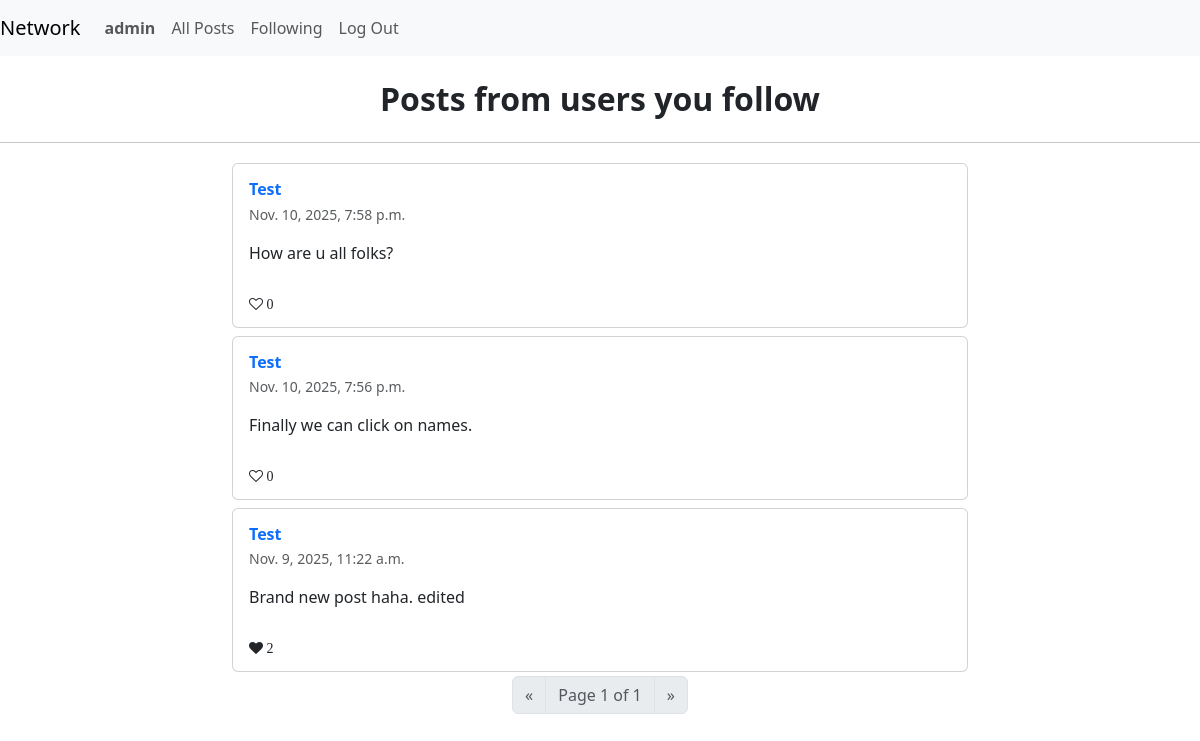
Page /following_page (signed in) on the earlier database version.
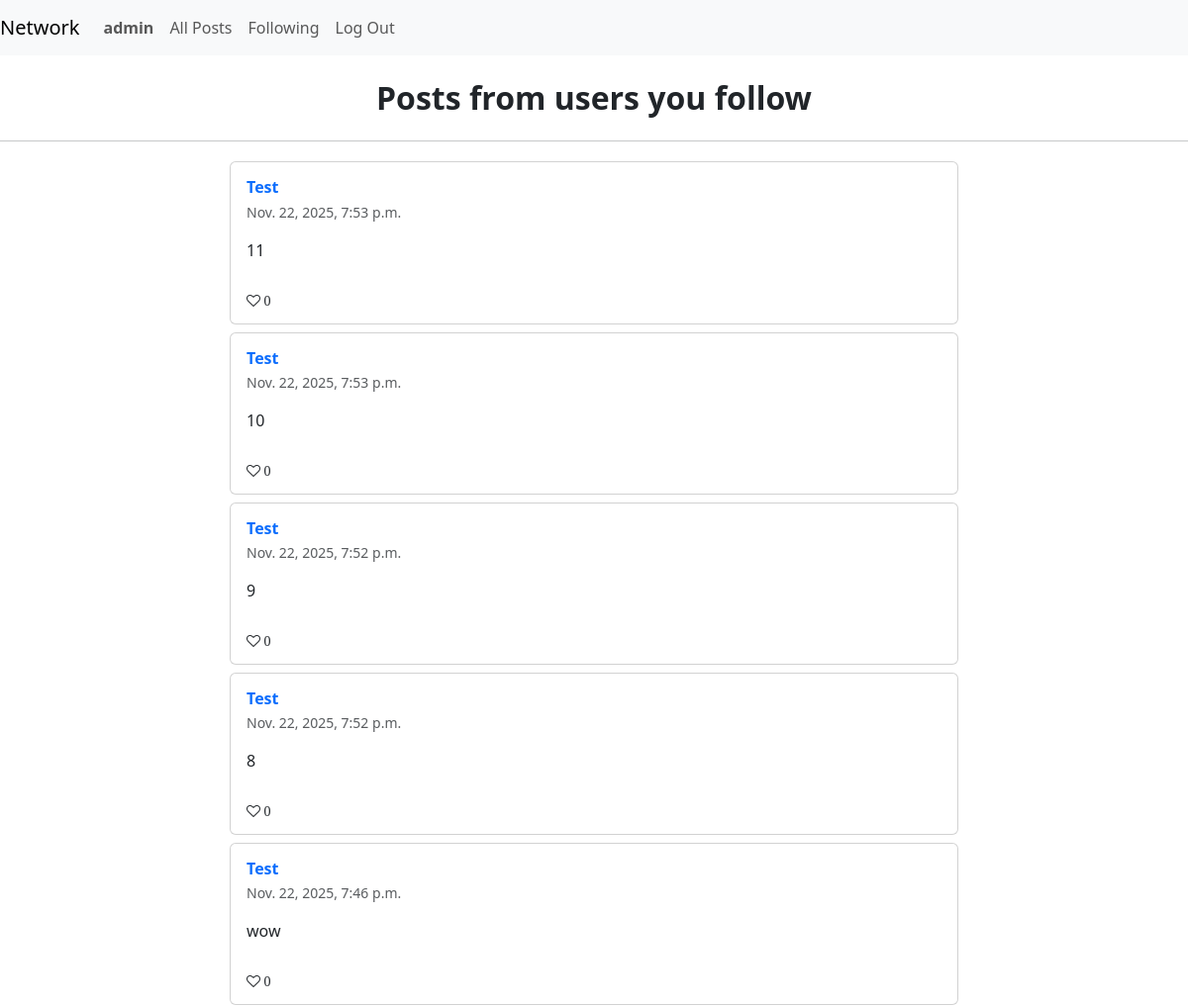
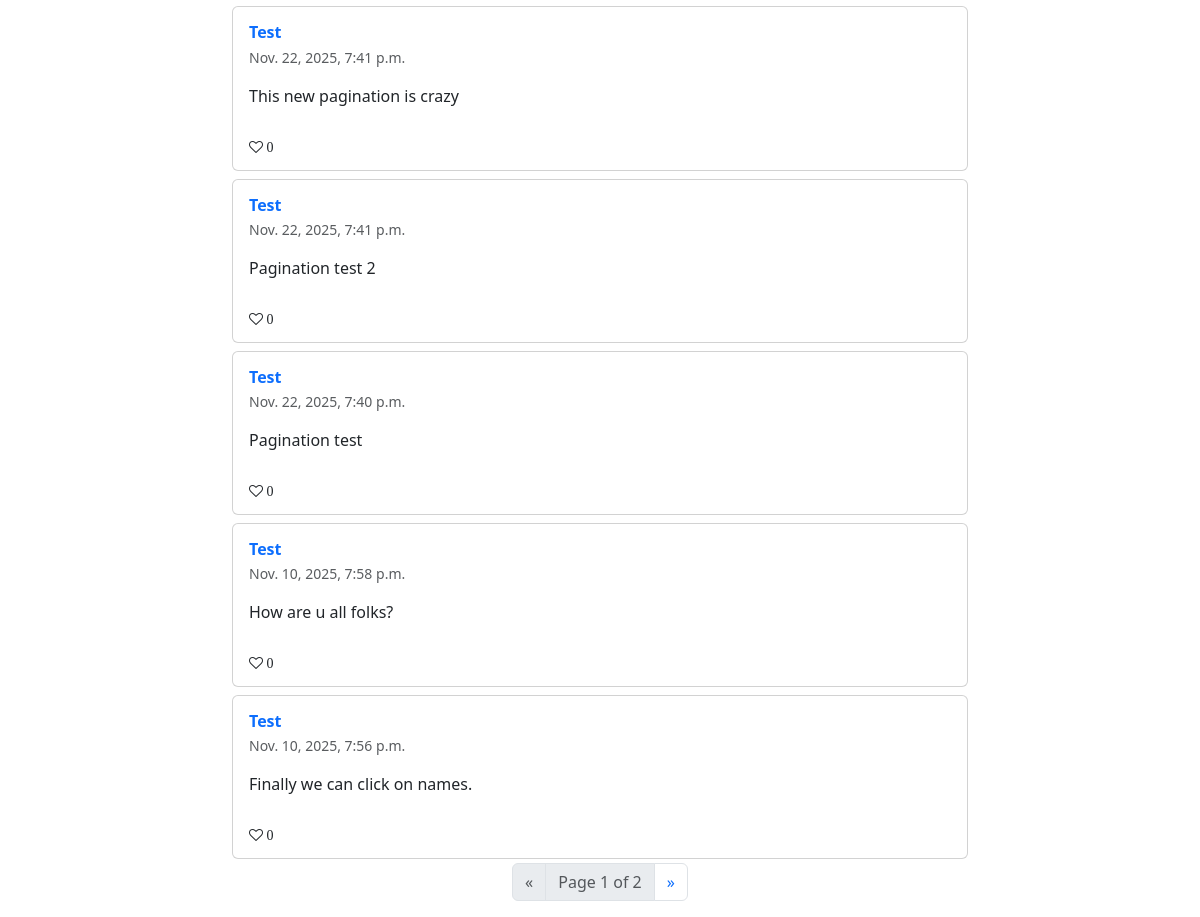
Same page on the later database version (2 pictures, top to bottom).
### network/models.py (models this page shows, shortened)
class Posts(models.Model):
    creator = models.ForeignKey(User, on_delete=models.CASCADE)
    message = models.TextField()
    created_at = models.DateTimeField(auto_now_add=True)
    likes = models.ManyToManyField(User, related_name="liked_posts", blank=True)

class User(AbstractUser):
    pass

### network/views.py (the view)
# urls.py: path("following_page", views.following_page, name="following_page")
def following_page(request):
    followed_users = Follow.objects.filter(follower=request.user).values_list("following", flat=True)
    posts = Posts.objects.filter(creator__in=followed_users).order_by("-created_at")
    paginator = Paginator(posts, 10)
    page_number = request.GET.get('page')
    page_obj = paginator.get_page(page_number)
    return render(request, "network/following.html", {
        "posts": page_obj,
    })

### network/templates/network/following.html (shortened to what this page needs)
{% extends "network/layout.html" %}
{% block body %}
    <div class="text-center my-4">
        <h2 class="fw-bold">Posts from users you follow</h2>
    </div>
    <hr>
    <div id="posts-container">
        {% if posts %}
            {% for post in posts %}
                <div class="container py-1">
                    <div class="row d-flex justify-content-center">
                        <div class="col-md-12 col-lg-10 col-xl-8">
                            <div class="card" data-postid="{{post.id}}">
                                <div class="card-body">
                                    <div class="d-flex flex-start align-items-center">
                                        <div>
                                            <a href="{% url 'profile' post.creator.username %}" style="text-decoration: none;"><h6 class="fw-bold text-primary mb-1">{{post.creator}}</h6></a>
                                            <p class="text-muted small mb-0">
                                            {{post.created_at}}
                                            </p>
                                        </div>
                                    </div>
                                    <p class="mt-3 mb-4 pb-2">
                                        {{post.message}}
                                    </p>
                                    {% if user.is_authenticated %}
                                    <div class="d-flex justify-content-between align-items-center small">
                                        {% if request.user in post.likes.all %}
                                            <i class="fa fa-heart" aria-hidden="true"> {{post.likes.count}}</i>
                                        {% elif not request.user in post.likes.all %}
                                            <i class="fa fa-heart-o" aria-hidden="true"> {{post.likes.count}}</i>
                                        {% endif %}
                                    </div>
                                    {% endif %}
                                </div>
                            </div>
                        </div>
                    </div>
                </div>
            {% endfor %}
            <nav aria-label="Page navigation example">
            <ul class="pagination justify-content-center">
                {% if posts.has_previous %}
                <li class="page-item">
                    <a class="page-link" href="?page={{ posts.previous_page_number }}" aria-label="Previous">
                    <span aria-hidden="true">&laquo;</span>
                    <span class="visually-hidden">Previous</span>
                    </a>
                </li>
                {% else %}
                <li class="page-item disabled">
                    <span class="page-link" aria-label="Previous">
                    <span aria-hidden="true">&laquo;</span>
                    </span>
                </li>
                {% endif %}
                <li class="page-item disabled">
                <span class="page-link">
                    Page {{ posts.number }} of {{ posts.paginator.num_pages }}
                </span>
                </li>
                {% if posts.has_next %}
                <li class="page-item">
                    <a class="page-link" href="?page={{ posts.next_page_number }}" aria-label="Next">
                    <span aria-hidden="true">&raquo;</span>
                    </a>
                </li>
                {% else %}
                <li class="page-item disabled">
                    <span class="page-link" aria-label="Next">
                    <span aria-hidden="true">&raquo;</span>
                    </span>
                </li>
                {% endif %}
            </ul>
            </nav>
        {% else %}
            <div class="text-center my-4">
                <h5 class="fw-bold">No posts from pople you follow.</h5>
            </div>
        {% endif %}
    </div>
{% endblock %}

Differences in the rows shown:
no longer on this page (row unchanged): Posts: creator "Test", created_at "Nov. 9, 2025, 11:22 a.m.", message "Brand new post haha. edited", likes.count "2"
added Posts: creator "Test", created_at "Nov. 22, 2025, 7:53 p.m.", message "11", likes.count "0"
added Posts: creator "Test", created_at "Nov. 22, 2025, 7:53 p.m.", message "10", likes.count "0"
added Posts: creator "Test", created_at "Nov. 22, 2025, 7:52 p.m.", message "9", likes.count "0"
added Posts: creator "Test", created_at "Nov. 22, 2025, 7:52 p.m.", message "8", likes.count "0"
added Posts: creator "Test", created_at "Nov. 22, 2025, 7:46 p.m.", message "wow", likes.count "0"
added Posts: creator "Test", created_at "Nov. 22, 2025, 7:41 p.m.", message "This new pagination is crazy", likes.count "0"
added Posts: creator "Test", created_at "Nov. 22, 2025, 7:41 p.m.", message "Pagination test 2", likes.count "0"
added Posts: creator "Test", created_at "Nov. 22, 2025, 7:40 p.m.", message "Pagination test", likes.count "0"
Other differences:
{{ posts.paginator.num_pages }}: "1" → "2"
